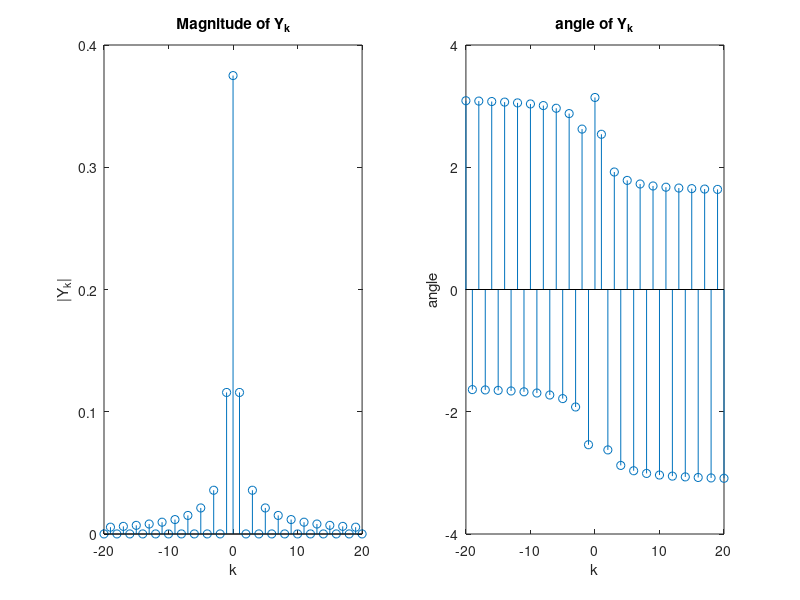

The MATLAB script that drew this image:
k=-20:20;
ak= 1/4.*(2.*((1i.*pi.*k+1).*(-1).^k-1)/ ...
    (pi.^2.*k.^2)+2.*(1i-1i.*(-1).^k)./(pi.*k));
ak(21)=0.75;


H_k=(1j.*k.*pi/2-1)./(3j.*k.*pi/2+2);

figure;
subplot(1,2,1)
stem(k,abs(H_k.*ak))
xlabel('k')
ylabel('|Y_k|')
title('Magnitude of Y_k')
subplot(1,2,2)
stem(k,angle(H_k.*ak))
xlabel('k')
ylabel('angle')
title('angle of Y_k')
hold off